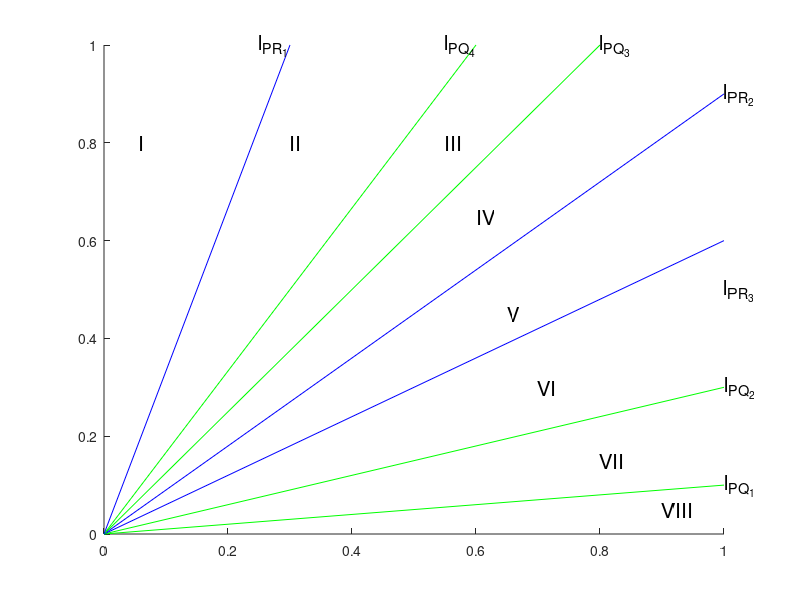

Write the MATLAB code that produced this figure.
hold on
x = [0, 1];
y = [0, .1];
x1 = [0, 1];
y1 = [0, .3];
x2 = [0, 1];
y2 = [0, .6];
x3 = [0, 1];
y3 = [0, .9];
x4 = [0, .8];
y4 = [0, 1];
x5 = [0, .6];
y5 = [0, 1];
x6 = [0, .3];
y6 = [0, 1];
plot(x, y, 'g')
plot(x1, y1, 'g')
plot(x2, y2, 'b')
plot(x3, y3, 'b')
plot(x4, y4, 'g')
plot(x5, y5, 'g')
plot(x6, y6, 'b')
text(0.055, 0.8, 'I', 'FontSize', 15);
text(0.3, 0.8, 'II', 'FontSize', 15);
text(0.55, 0.8, 'III', 'FontSize', 15);
text(0.6, 0.65, 'IV', 'FontSize', 15);
text(0.65, 0.45, 'V', 'FontSize', 15);
text(0.7, 0.3, 'VI', 'FontSize', 15);
text(0.8, 0.15, 'VII', 'FontSize', 15);
text(0.9, 0.05, 'VIII', 'FontSize', 15);
text(1, .1, 'l_{PQ_1}', 'FontSize', 15)
text(1, .3, 'l_{PQ_2}', 'FontSize', 15)
text(.8, 1, 'l_{PQ_3}', 'FontSize', 15)
text(.55, 1, 'l_{PQ_4}', 'FontSize', 15)
text(1, .5, 'l_{PR_3}', 'FontSize', 15)
text(1, .9, 'l_{PR_2}', 'FontSize', 15)
text(.25, 1, 'l_{PR_1}', 'FontSize', 15)


axis([0, 1, 0, 1])